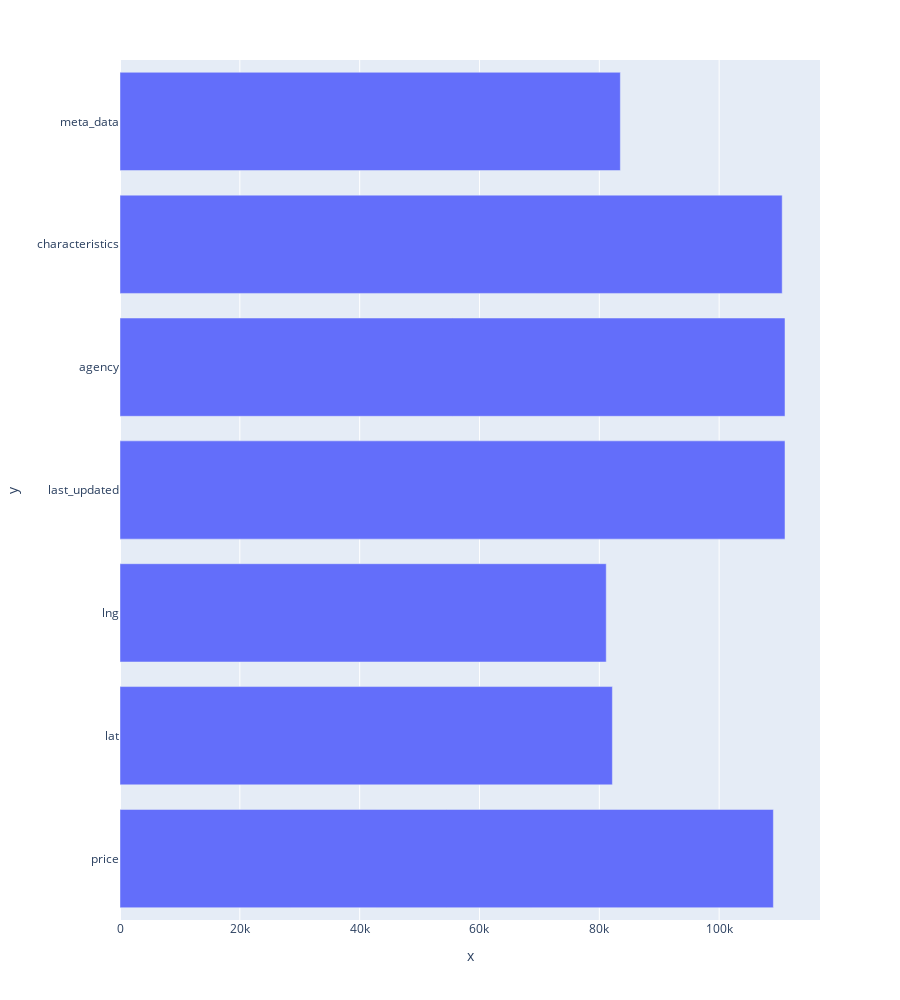

Notebook cell for this chart:
### Markdown cell above
## Ahora toca procesar lo nuevo

### Code cell
fig = px.bar([df[x].dropna().count() for x in df.columns],
             y = df.columns,
             x = [df[x].dropna().count() for x in df.columns])

fig.update_layout(height = 1000)

### Figure 1 — Plotly figure (JSON) as saved in the notebook; plotly's stock layout.template omitted (floating-point values rounded to 4 significant figures)
{"data": [{"alignmentgroup": "True", "hovertemplate": "x=%{x}<br>y=%{y}<extra></extra>", "legendgroup": "", "marker": {"color": "#636efa", "pattern": {"shape": ""}}, "name": "", "offsetgroup": "", "orientation": "h", "showlegend": false, "textposition": "auto", "type": "bar", "x": [109052, 82181, 81156, 110991, 110991, 110524, 83510], "xaxis": "x", "y": ["price", "lat", "lng", "last_updated", "agency", "characteristics", "meta_data"], "yaxis": "y"}], "layout": {"barmode": "relative", "height": 1000, "legend": {"tracegroupgap": 0}, "margin": {"t": 60}, "xaxis": {"anchor": "y", "domain": [0, 1], "title": {"text": "x"}}, "yaxis": {"anchor": "x", "domain": [0, 1], "title": {"text": "y"}}}}
